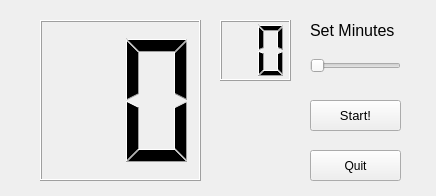
<?xml version="1.0" encoding="UTF-8"?>
<ui version="4.0">
 <class>Dialog</class>
 <widget class="QDialog" name="Dialog">
  <property name="geometry">
   <rect>
    <x>0</x>
    <y>0</y>
    <width>436</width>
    <height>196</height>
   </rect>
  </property>
  <property name="focusPolicy">
   <enum>Qt::NoFocus</enum>
  </property>
  <property name="windowTitle">
   <string>Ajastin</string>
  </property>
  <property name="layoutDirection">
   <enum>Qt::RightToLeft</enum>
  </property>
  <widget class="QLCDNumber" name="lcdNumberMinutes">
   <property name="geometry">
    <rect>
     <x>40</x>
     <y>20</y>
     <width>161</width>
     <height>161</height>
    </rect>
   </property>
   <property name="font">
    <font>
     <pointsize>36</pointsize>
    </font>
   </property>
   <property name="digitCount">
    <number>2</number>
   </property>
  </widget>
  <widget class="QPushButton" name="startButton">
   <property name="geometry">
    <rect>
     <x>310</x>
     <y>100</y>
     <width>91</width>
     <height>31</height>
    </rect>
   </property>
   <property name="font">
    <font>
     <pointsize>10</pointsize>
    </font>
   </property>
   <property name="focusPolicy">
    <enum>Qt::NoFocus</enum>
   </property>
   <property name="text">
    <string>Start!</string>
   </property>
  </widget>
  <widget class="QSlider" name="horizontalSlider">
   <property name="geometry">
    <rect>
     <x>310</x>
     <y>50</y>
     <width>91</width>
     <height>31</height>
    </rect>
   </property>
   <property name="layoutDirection">
    <enum>Qt::LeftToRight</enum>
   </property>
   <property name="maximum">
    <number>60</number>
   </property>
   <property name="orientation">
    <enum>Qt::Horizontal</enum>
   </property>
  </widget>
  <widget class="QPushButton" name="quitButton">
   <property name="geometry">
    <rect>
     <x>310</x>
     <y>150</y>
     <width>91</width>
     <height>31</height>
    </rect>
   </property>
   <property name="focusPolicy">
    <enum>Qt::NoFocus</enum>
   </property>
   <property name="text">
    <string>Quit</string>
   </property>
  </widget>
  <widget class="QLabel" name="label">
   <property name="geometry">
    <rect>
     <x>310</x>
     <y>20</y>
     <width>111</width>
     <height>21</height>
    </rect>
   </property>
   <property name="font">
    <font>
     <pointsize>12</pointsize>
    </font>
   </property>
   <property name="focusPolicy">
    <enum>Qt::NoFocus</enum>
   </property>
   <property name="layoutDirection">
    <enum>Qt::LeftToRight</enum>
   </property>
   <property name="text">
    <string>Set Minutes</string>
   </property>
  </widget>
  <widget class="QLCDNumber" name="lcdNumberSeconds">
   <property name="geometry">
    <rect>
     <x>220</x>
     <y>20</y>
     <width>71</width>
     <height>61</height>
    </rect>
   </property>
   <property name="font">
    <font>
     <pointsize>26</pointsize>
    </font>
   </property>
   <property name="digitCount">
    <number>2</number>
   </property>
  </widget>
 </widget>
 <resources/>
 <connections>
  <connection>
   <sender>horizontalSlider</sender>
   <signal>sliderMoved(int)</signal>
   <receiver>lcdNumberMinutes</receiver>
   <slot>display(int)</slot>
   <hints>
    <hint type="sourcelabel">
     <x>287</x>
     <y>210</y>
    </hint>
    <hint type="destinationlabel">
     <x>261</x>
     <y>126</y>
    </hint>
   </hints>
  </connection>
 </connections>
</ui>
